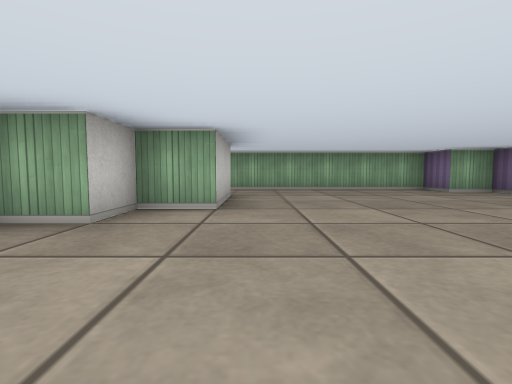
[1] (above)

24 first-person views from a walk through a cub3D ray-caster map. The camera is about half as high as the walls, tilts 4° down and sees 85° across. The floor is counted in squares. Each view is taken from the middle of a square. On the plan, view 1 faces up. The plan holds only what a view shows up to about 9 squares ahead; the rest is blank.

[2]
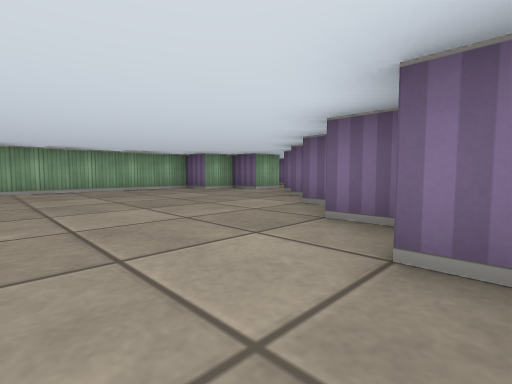

[3]
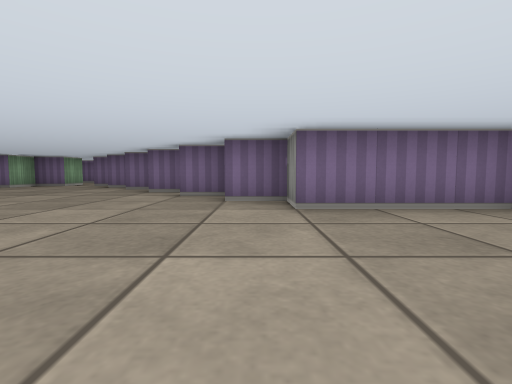

[4]
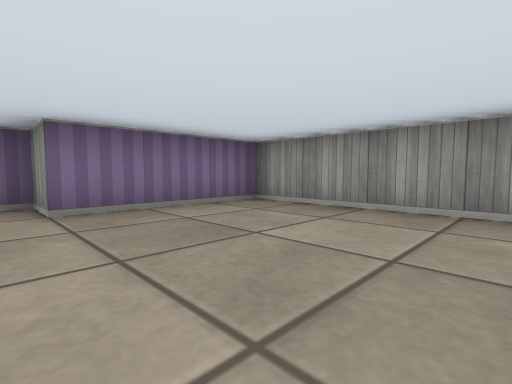

[5]
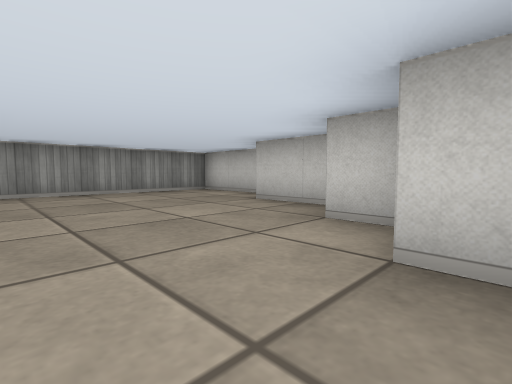

[6]
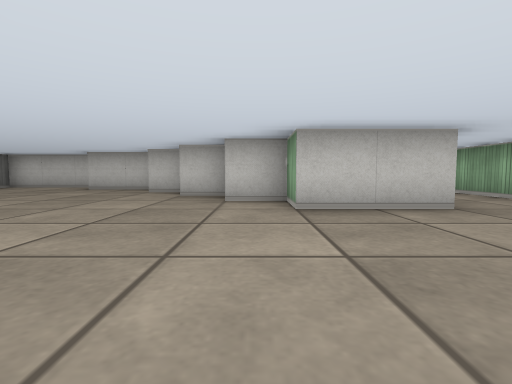

[7]
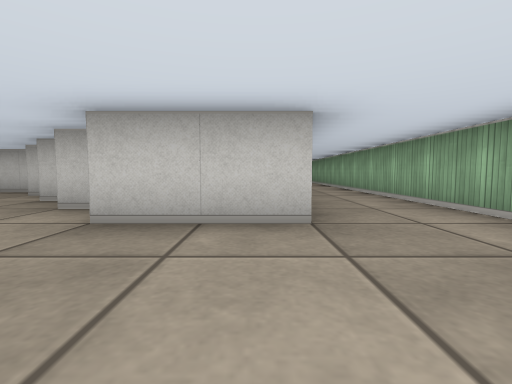

[8]
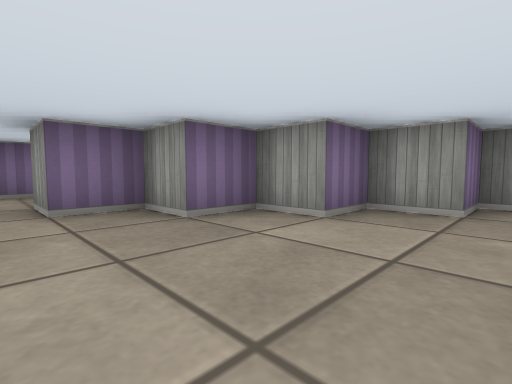

[9]
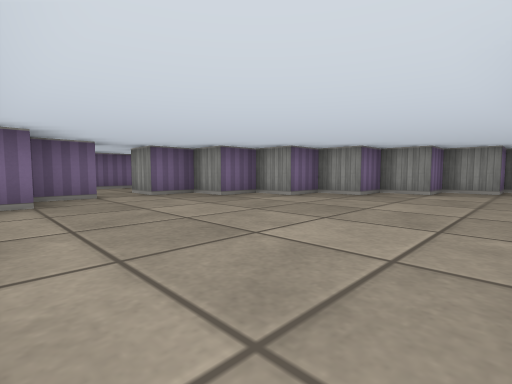

[10]
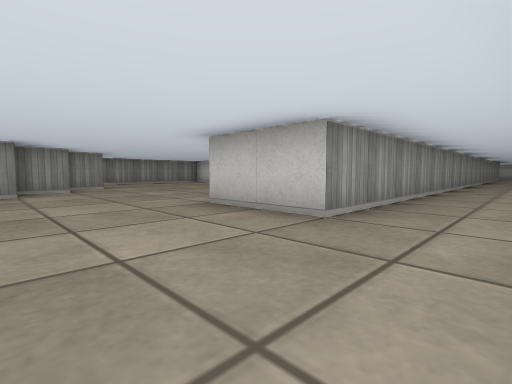

[11]
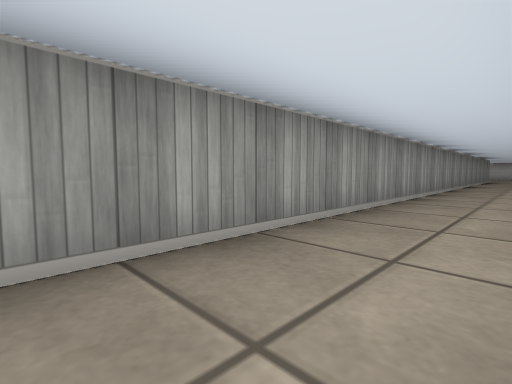

[12]
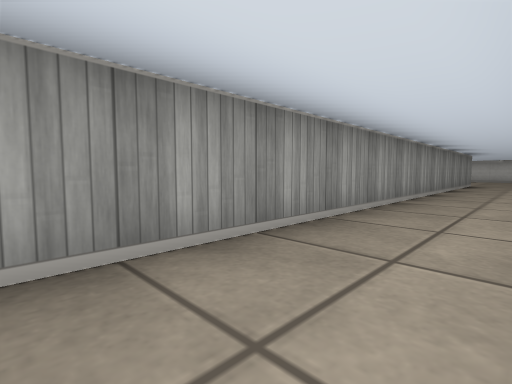

[13]
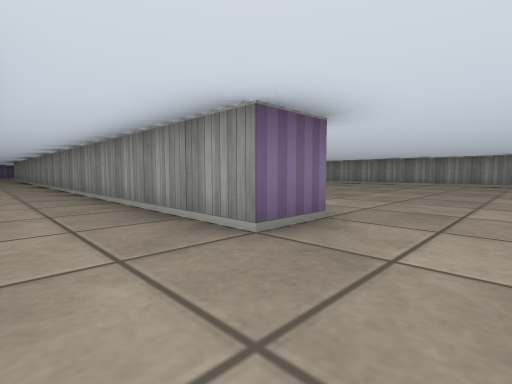

[14]
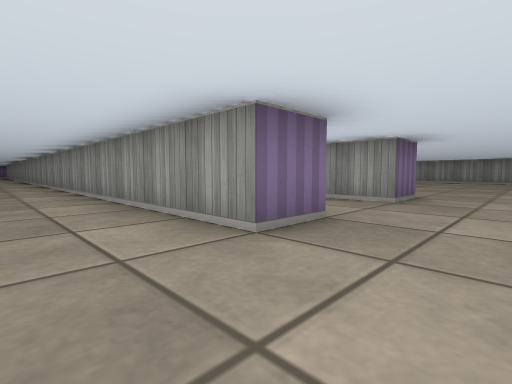

[15]
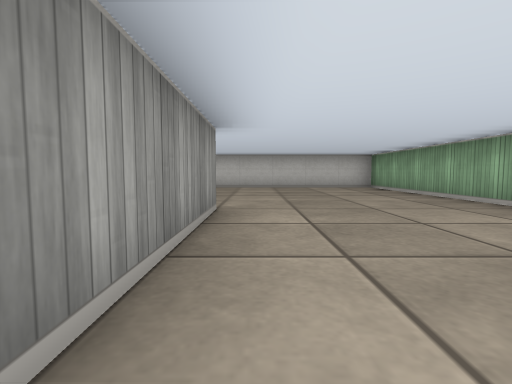

[16]
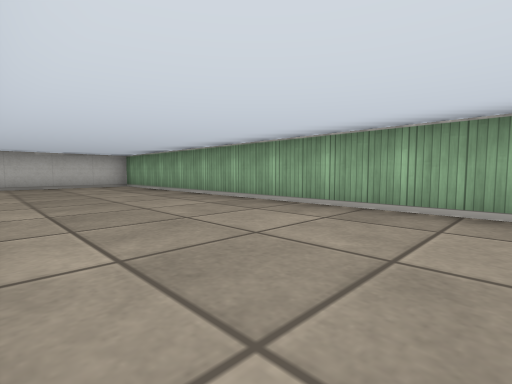

[17]
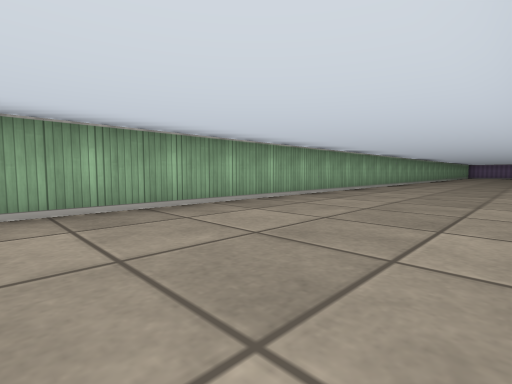

[18]
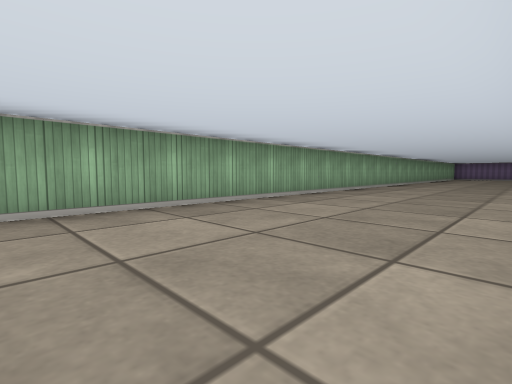

[19]
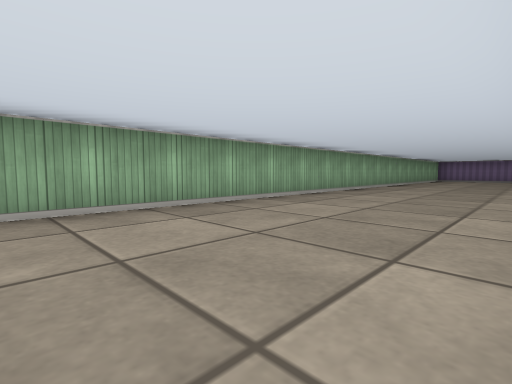

[20]
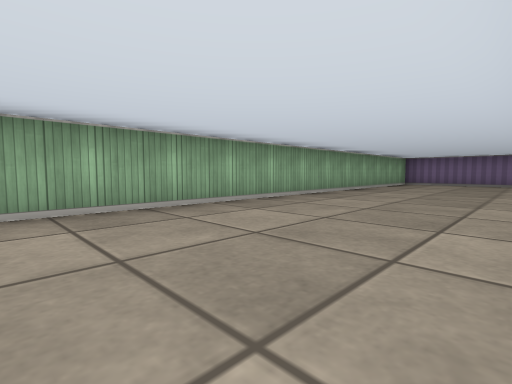

[21]
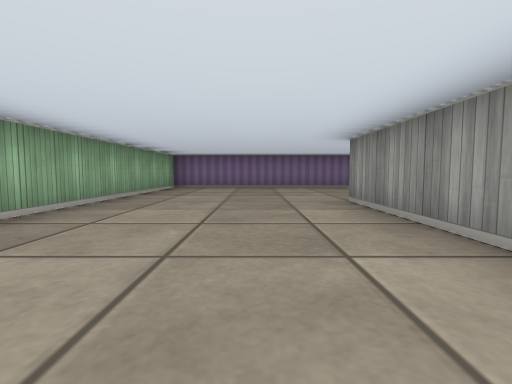

[22]
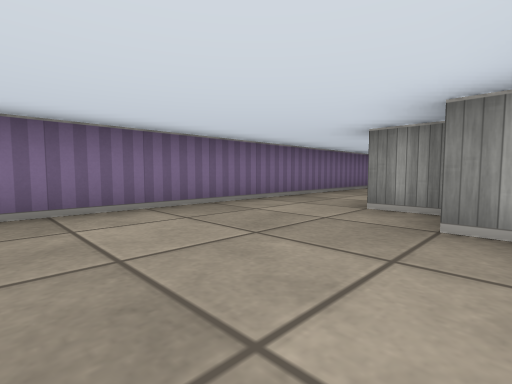

[23]
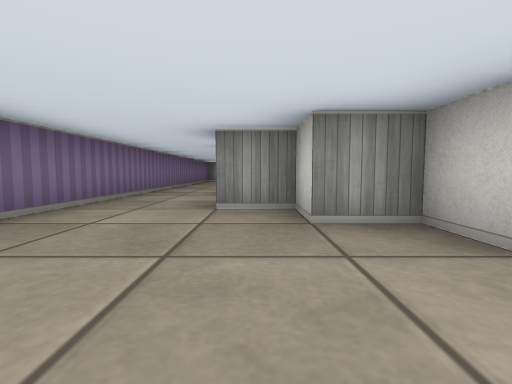

[24]
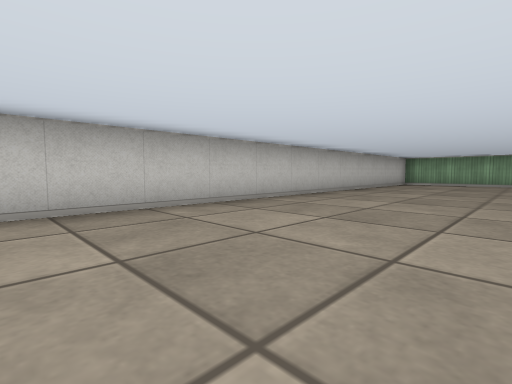

### Floor plan
Ten units are one square. View 1 is at (0, 0); x grows to the right and y downward. Boxes are objects, and circles mark ways between rooms. Rooms are numbered by the first view taken in them; rooms with no view inside come last. Other rooms are left out.
<svg viewBox="-250 -130 340 180">
<path fill="none" stroke="#000" d="M-5 -55 -5 -35 -15 -35 -15 -25 -25 -25 -25 -15M-35 -12 -35 -5M-45 -1 -45 15M-55 20 -55 45 -5 45 -5 15 5 15 5 5 15 5 15 -5 25 -5 25 -15 35 -15 35 -25 45 -25 45 -35 55 -35 55 -45 65 -45M66 -55 55 -55 55 -65 45 -65 45 -75 5 -75M-195 -44 -195 -55 -5 -55M-195 -74 -195 -85 -98 -85M5 -75 -70 -75M-205 45 -198 45M15 -85 45 -85 45 -75 55 -75 55 -65 65 -65M85 -9 85 -125 -245 -125 -245 -11"/>
<circle cx="5" cy="-65" r="3" fill="#2a7"/>
<circle cx="60" cy="-50" r="3" fill="#2a7"/>
<text x="0" y="-20">1</text>
<text x="-110" y="-40">2</text>
</svg>
Room 1 opens to room 2.

Where each view was taken, in squares from view 1:
view 1: 0 up, 0 right, facing up
view 2: 0 up, 0 right, facing up-right
view 3: 1 down, 4 left, facing right
view 4: 1 down, 4 left, facing down-right
view 5: 2 up, 1 left, facing down-left
view 6: 3 up, 3 right, facing left
view 7: 5 up, 2 right, facing left
view 8: 5 up, 2 right, facing down-right
view 9: 7 up, 0 right, facing down-right
view 10: 7 up, 2 right, facing down-left
view 11: 7 up, 3 left, facing down-left
view 12: 7 up, 8 left, facing down-left
view 13: 7 up, 21 left, facing down-right
view 14: 10 up, 21 left, facing down-right
view 15: 9 up, 16 left, facing left
view 16: 9 up, 15 left, facing up-left
view 17: 9 up, 17 left, facing up-right
view 18: 9 up, 12 left, facing up-right
view 19: 9 up, 8 left, facing up-right
view 20: 9 up, 3 left, facing up-right
view 21: 10 up, 0 right, facing right
view 22: 10 up, 5 right, facing down-right
view 23: 10 up, 6 right, facing down
view 24: 1 up, 21 left, facing up-left
